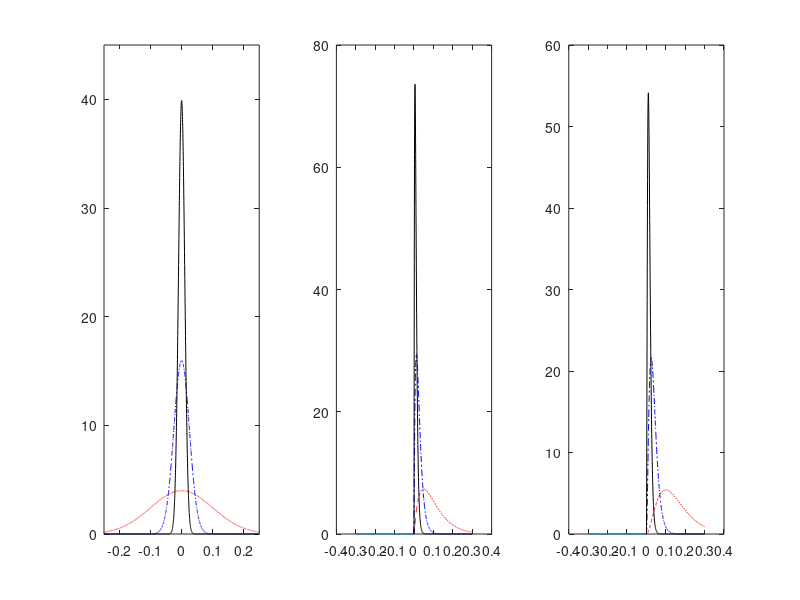

Source code (MATLAB):
% function RR_Plot_Impulses
% This script just plots a few of impulses that, in the appropriate limits,
% form finite approximations of the Dirac Delts. 
% Numerical Renaissance codebase, Chapter 9, https://github.com/tbewley/NR
% Copyright 2022 by Thomas Bewley, distributed under BSD 3-Clause License. 

clear; close all; x=[-0.3:.00025:.3];
figure(1); subplot(1,3,1)
c{1}='r--'; c{2}='b-.'; c{3}='k-';
for res=1:3
  switch res
      case 1, sigma=0.1
      case 2, sigma=0.025
      case 3, sigma=0.01
  end
  dsigma=exp(-x.^2/(2*sigma^2))/(sigma*sqrt(2*pi)); plot(x,dsigma,c{res}); hold on;
  axis([-.25 .25 0 45])
end

x=[0:.0005:.3];
for m=2:3
  subplot(1,3,m); plot([-0.3 0],[0 0]); hold on;
  for res=1:3
  switch res
      case 1, lambda=20
      case 2, lambda=80
      case 3, lambda=200
  end
  dlamda=lambda^m*x.^(m-1).*exp(-lambda*x)/gamma(m); plot(x,dlamda,c{res});
  end
end

% end function RR_Plot_Impulses